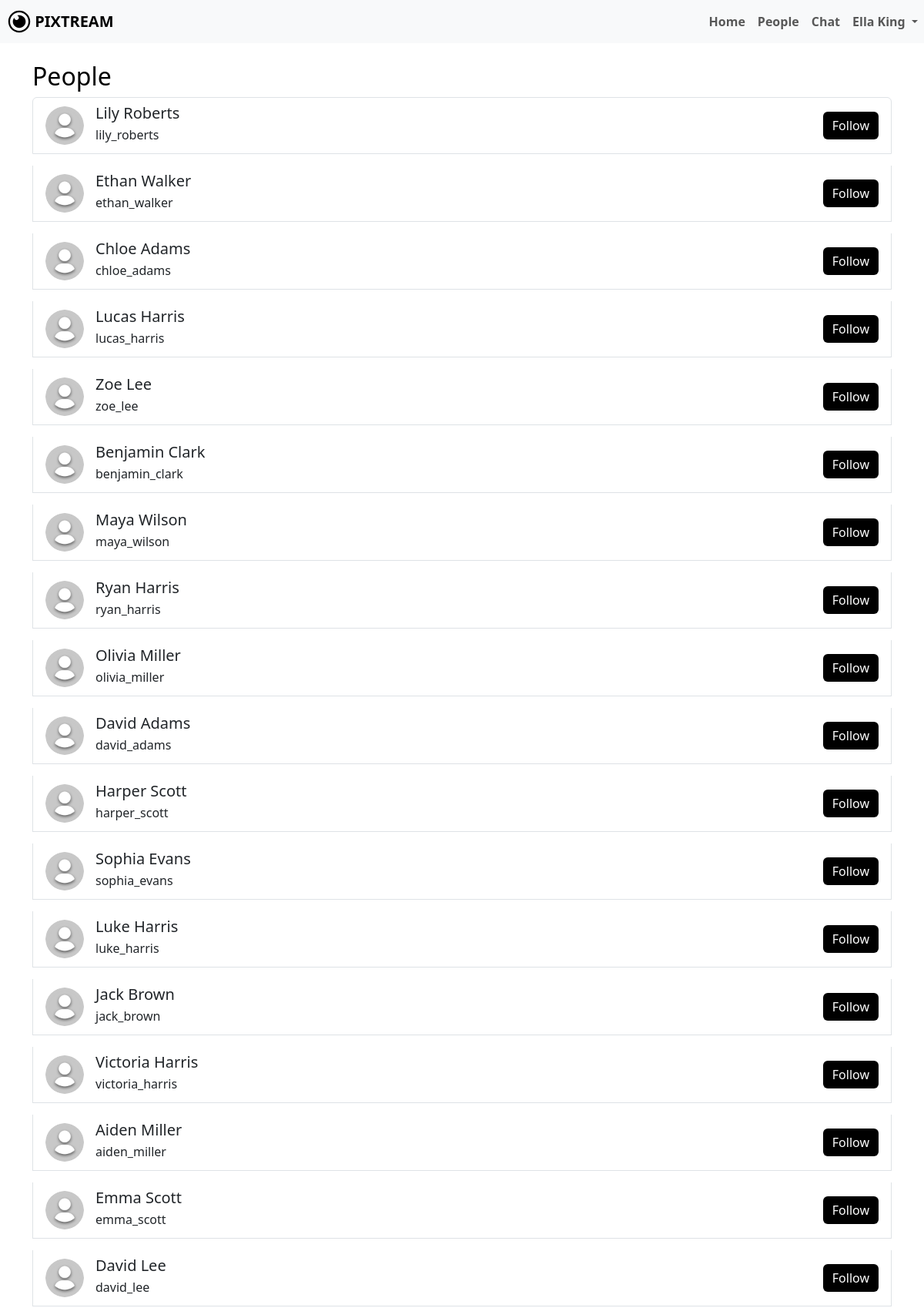
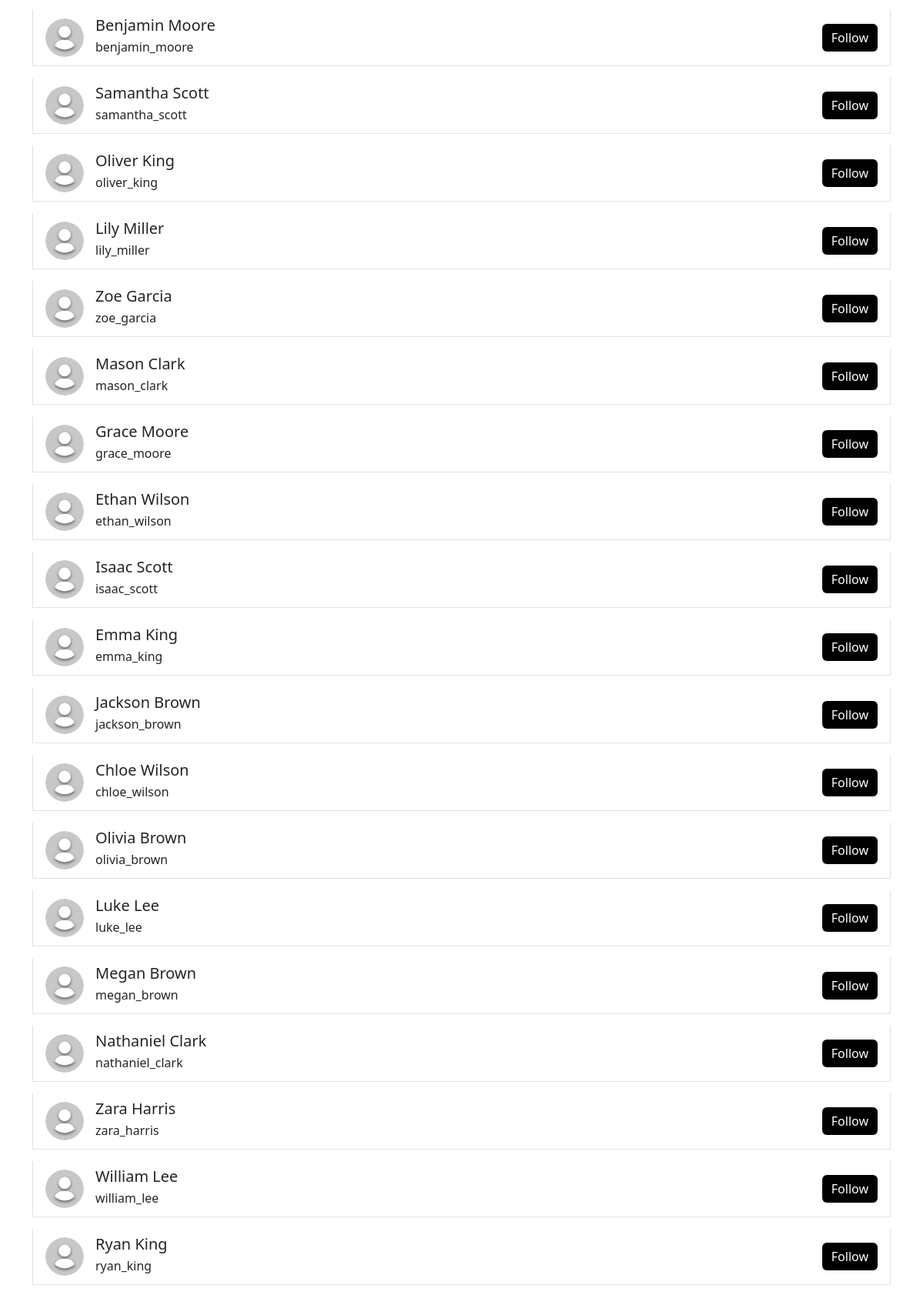
/people.php (signed in, upper part), run on the app's committed database (2 pictures, top to bottom).
### tables this page shows
CREATE TABLE `users` (
  `id` bigint(20) NOT NULL,
  `name` varchar(100) DEFAULT NULL,
  `username` varchar(191) DEFAULT NULL,
  `email` varchar(191) DEFAULT NULL,
  `password` varchar(255) DEFAULT NULL,
  `bio` text DEFAULT NULL,
  `profile_picture` varchar(255) DEFAULT 'default.png',
  `location` varchar(255) DEFAULT NULL,
  `created_at` timestamp NOT NULL DEFAULT current_timestamp()
);

### people.php (the view, shortened to what this page needs)
<?php
include 'dbconfig.php';
$username = $_SESSION['username'];
$sql = "SELECT * FROM users WHERE username='$username';";
$result = mysqli_query($conn, $sql);
$info = mysqli_fetch_assoc($result);
$name = $info['name'];
$sql = "SELECT * FROM users WHERE username != '$username';";
$result = mysqli_query($conn, $sql);
$following = [];
?>
<!DOCTYPE html>
<html lang="en">
<head>
    <link rel="stylesheet" href="node_modules/bootstrap/dist/css/bootstrap.min.css">
    <link rel="stylesheet" href="assets/css/me.css">
</head>
<body>
    <nav class="navbar navbar-expand-lg navbar-light bg-light">
        <a class="navbar-brand" href="dashboard.php">
            <img src="assets/img/LOGO.svg" width="30" height="30" class="d-inline-block align-top" alt="" id="dash-icon">
            <b>PIXTREAM</b>
        </a>
        <div class="collapse navbar-collapse" id="navbarNavDropdown">
            <ul class="navbar-nav ms-auto">
                <li class="nav-item">
                    <a class="nav-link" href="dashboard.php"><b>Home</b></a>
                </li>
                <li class="nav-item active">
                    <a class="nav-link" href="people.php"><b>People</b></a>
                </li>
                <li class="nav-item active">
                    <a class="nav-link" href="chat.php"><b>Chat</b></a>
                </li>
                <li class="nav-item dropdown">
                    <a class="nav-link dropdown-toggle" href="#" id="navbarDropdownMenuLink" role="button" data-bs-toggle="dropdown" aria-expanded="false">
                        <b><?php echo htmlspecialchars($name); ?></b>
                    </a>
                </li>
            </ul>
        </div>
    </nav>
    <div class="container mt-4">
        <h2>People</h2>
        <ul class="list-group">
        <?php
        if (mysqli_num_rows($result) > 0) {
            while ($row = mysqli_fetch_assoc($result)) {
                $profilePhoto = $row['profile_picture'] ?? 'default.png';
                $isFollowing = in_array($row['id'], $following);
                $buttonClass = $isFollowing ? 'mybtn-outline' : 'mybtn';
                $buttonText = $isFollowing ? 'Following' : 'Follow';
                echo "<li class='list-group-item user-card'>";
                echo "<a href='user_profile.php?username=" . urlencode($row['username']) . "' class='text-decoration-none'>";
                echo "<img src='profile_picture/" . htmlspecialchars($profilePhoto) . "' alt='Profile Photo' class='profile-photo'>";
                echo "<div class='card-body'>";
                echo "<div>";
                echo "<h5 class='mb-1'>" . htmlspecialchars($row['name']) . "</h5>";
                echo "<p class='mb-1'>" . htmlspecialchars($row['username']) . "</p>";
                echo "</div></a>";
                echo "<form action='follow_unfollow.php' method='POST' style='display:inline;'>";
                echo "<button type='submit' class='btn $buttonClass'>$buttonText</button>";
                echo "</form>";
                echo "</div>";
                echo "</li>";
            }
        } else {
            echo "<li class='list-group-item'>No users found.</li>";
        }
        ?>
</body>
</html>

### assets/css/me.css (style rules this page uses)
:root { --bs-body-font-weight: 400; }
body { color: black !important; }
li { cursor: pointer; }
.mybtn { background-color: black; color: white; border: none; }
a { color: inherit; text-decoration: none; }
#dash-icon { margin-left: 10px; }
.user-card { display: flex; align-items: center; margin-bottom: 15px; }
.user-card img { border-radius: 50%; width: 50px; height: 50px; object-fit: cover; margin-right: 15px; }
.user-card .card-body { display: flex; justify-content: space-between; align-items: center; }

### data on the page
users: name "Ella King"
users: profile_picture (placeholder picture), name "Lily Roberts", username "lily_roberts", id "Follow"
users: profile_picture (placeholder picture), name "Ethan Walker", username "ethan_walker", id "Follow"
users: profile_picture (placeholder picture), name "Chloe Adams", username "chloe_adams", id "Follow"
users: profile_picture (placeholder picture), name "Lucas Harris", username "lucas_harris", id "Follow"
users: profile_picture (placeholder picture), name "Zoe Lee", username "zoe_lee", id "Follow"
users: profile_picture (placeholder picture), name "Benjamin Clark", username "benjamin_clark", id "Follow"
users: profile_picture (placeholder picture), name "Maya Wilson", username "maya_wilson", id "Follow"
users: profile_picture (placeholder picture), name "Ryan Harris", username "ryan_harris", id "Follow"
users: profile_picture (placeholder picture), name "Olivia Miller", username "olivia_miller", id "Follow"
users: profile_picture (placeholder picture), name "David Adams", username "david_adams", id "Follow"
users: profile_picture (placeholder picture), name "Harper Scott", username "harper_scott", id "Follow"
users: profile_picture (placeholder picture), name "Sophia Evans", username "sophia_evans", id "Follow"
users: profile_picture (placeholder picture), name "Luke Harris", username "luke_harris", id "Follow"
users: profile_picture (placeholder picture), name "Jack Brown", username "jack_brown", id "Follow"
users: profile_picture (placeholder picture), name "Victoria Harris", username "victoria_harris", id "Follow"
users: profile_picture (placeholder picture), name "Aiden Miller", username "aiden_miller", id "Follow"
users: profile_picture (placeholder picture), name "Emma Scott", username "emma_scott", id "Follow"
users: profile_picture (placeholder picture), name "David Lee", username "david_lee", id "Follow"
users: profile_picture (placeholder picture), name "Benjamin Moore", username "benjamin_moore", id "Follow"
users: profile_picture (placeholder picture), name "Samantha Scott", username "samantha_scott", id "Follow"
users: profile_picture (placeholder picture), name "Oliver King", username "oliver_king", id "Follow"
users: profile_picture (placeholder picture), name "Lily Miller", username "lily_miller", id "Follow"
users: profile_picture (placeholder picture), name "Zoe Garcia", username "zoe_garcia", id "Follow"
users: profile_picture (placeholder picture), name "Mason Clark", username "mason_clark", id "Follow"
users: profile_picture (placeholder picture), name "Grace Moore", username "grace_moore", id "Follow"
users: profile_picture (placeholder picture), name "Ethan Wilson", username "ethan_wilson", id "Follow"
users: profile_picture (placeholder picture), name "Isaac Scott", username "isaac_scott", id "Follow"
users: profile_picture (placeholder picture), name "Emma King", username "emma_king", id "Follow"
users: profile_picture (placeholder picture), name "Jackson Brown", username "jackson_brown", id "Follow"
users: profile_picture (placeholder picture), name "Chloe Wilson", username "chloe_wilson", id "Follow"
users: profile_picture (placeholder picture), name "Olivia Brown", username "olivia_brown", id "Follow"
users: profile_picture (placeholder picture), name "Luke Lee", username "luke_lee", id "Follow"
users: profile_picture (placeholder picture), name "Megan Brown", username "megan_brown", id "Follow"
users: profile_picture (placeholder picture), name "Nathaniel Clark", username "nathaniel_clark", id "Follow"
users: profile_picture (placeholder picture), name "Zara Harris", username "zara_harris", id "Follow"
users: profile_picture (placeholder picture), name "William Lee", username "william_lee", id "Follow"
users: profile_picture (placeholder picture), name "Ryan King", username "ryan_king", id "Follow"
